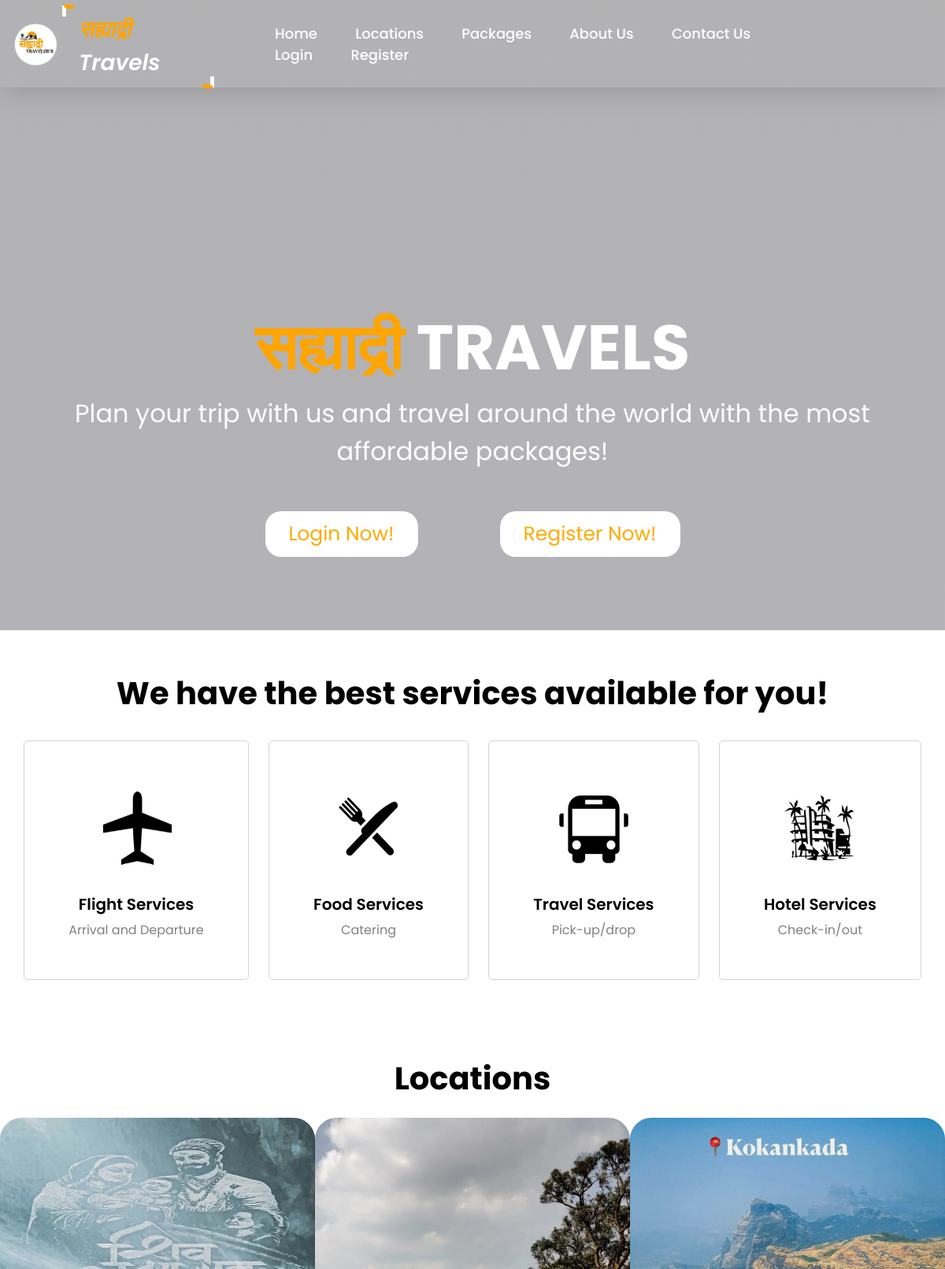
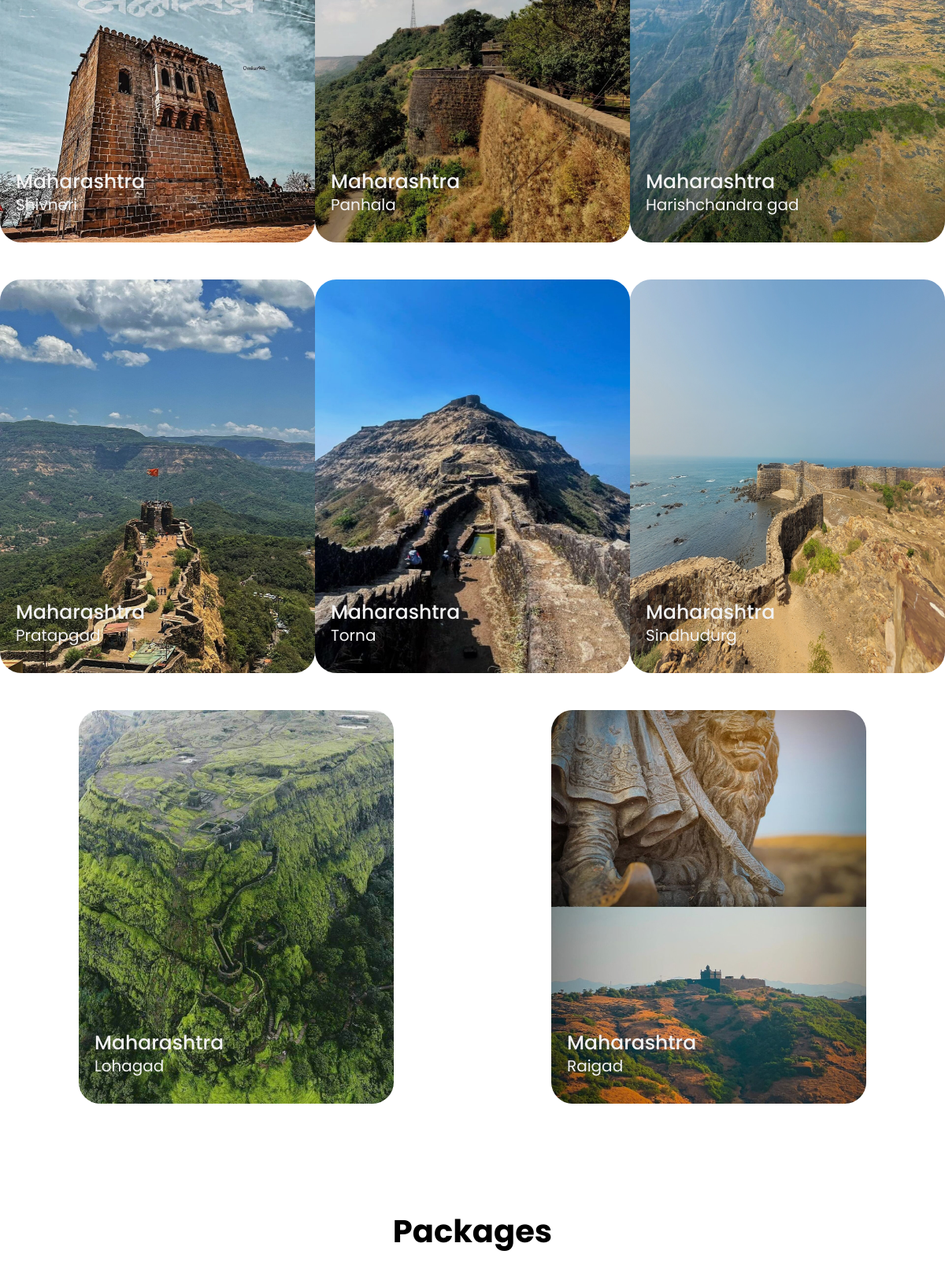
The page / (upper part) on the database its author committed (2 pictures, top to bottom).
### tables this page shows
CREATE TABLE `location` (
  `srno` int(100) NOT NULL,
  `state` varchar(100) NOT NULL,
  `loc_name` text NOT NULL,
  `description` varchar(1000) NOT NULL,
  `vr` varchar(200) NOT NULL,
  `photo` varchar(200) NOT NULL
);

### index.php (the view, shortened to what this page needs)
<?php
require('connection.php');
$query = "SELECT *FROM location";
 $location = $con->query($query);
?>
<!DOCTYPE html>
<html lang="en">
<head>
    <link rel="stylesheet" type="text/css" href="./css/style.css">
    <link rel="stylesheet" href="https://unpkg.com/boxicons@latest/css/boxicons.min.css">
</head>
<body>
    <header>
        <div class="banner">
            <video src="./files/bg.mp4" type="video/mp4" autoplay muted loop></video>
            <div class="content" id="home">
                <nav>
                    <img src="./files/logo1.png" class="logo" title="सह्याद्री Travels"><span>
                        <h4>सह्याद्री  </h4> Travels
                    </span>
                    <ul class="navbar">
                        <li>
                            <a href="#home">Home</a>
                            <a href="#locations">Locations</a>
                            <a href="#package">Packages</a>
                            <a href="./about.html">About Us</a>
                            <a href="./contact.php">Contact Us</a>
                            <?php
                            if (isset($_SESSION['logged_in']) && $_SESSION['logged_in'] == true) {
                               echo
                              ' <a href="./my-booking.php">My Booking</a>
                               <a href="./logout.php">Logout</a>
                               ';
                            } else {
                                echo "<a href='./login.php'>Login</a>
                                <a href='./register.php'>Register</a>";
                            }
                            ?>
                        </li>
                </nav>
                <div class="title">
                    <h1><span>सह्याद्री</span> TRAVELS</h1>
                    <p>Plan your trip with us and travel around the world with the most affordable packages!</p>
                    <?php
                    if (isset($_SESSION['logged_in']) && $_SESSION['logged_in'] == true) {
                        echo "<span><a href='./booking.php' class='button'>Book Now</a></span>";
                    } else {
                        echo "<span><a href='./login.php' class='button bt'>Login Now!</a></span><a href='./register.php'
                        class='button bt'>Register Now!</a>";
                    }
                    ?>
                </div>
            </div>
        </div>
    </header>
    <section class="container">
        <div class="text">
            <h2>We have the best services available for you!</h2>
        </div>
        <div class="rowitems">
            <div class="container-box">
                <div class="container-image">
                    <img src="./files/1a.jpg">
                </div>
                <h4>Flight Services</h4>
                <p>Arrival and Departure</p>
            </div>
            <div class="container-box">
                <div class="container-image">
                    <img src="./files/2a.jpg">
                </div>
                <h4>Food Services</h4>
                <p>Catering</p>
            </div>
            <div class="container-box">
                <div class="container-image">
                    <img src="./files/3a.jpg">
                </div>
                <h4>Travel Services</h4>
                <p>Pick-up/drop</p>
            </div>
            <div class="container-box">
                <div class="container-image">
                    <img src="./files/4a.jpg">
                </div>
                <h4>Hotel Services</h4>
                <p>Check-in/out</p>
            </div>
        </div>
    </section>
    <section class="locations" id="locations">
        <div class="package-title">
            <h2>Locations</h2>
        </div>
        <div class="location-content">
        <?php
while($data = mysqli_fetch_assoc($location)){
    ?>
            <a href="./locations.php#<?php echo $data["loc_name"]; ?>">
                <div class="col-content">
                <img src="./files/<?php echo $data["photo"]; ?>" alt="">
                    <h5><?php echo $data["state"]; ?></h5>
                    <p><?php echo $data["loc_name"]; ?></p>
                </div>
            </a>
            <?php } ?>
    </section>
    <section class="package" id="package">
        <div class="package-title">
            <h2>Packages</h2>
        </div>
    </section>
</body>
</html>

### css/style.css (style rules this page uses)
* { padding:0; margin:0; box-sizing:border; font-family:'Poppins',sans-serif; text-decoration: none; list-style: none; scroll-behavior: smooth; }
.banner { width:100%; height: 100vh; overflow: hidden; display: flex; justify-content: center; align-items: center; }
.banner video { position: absolute; top: 0; left: 0; object-fit: cover; width: 100%; height: 100%; pointer-events: none; }
.content { position: relative; z-index: 1; width: 100%; height: 100vh; background-image: linear-gradient(rgba(1, 0, 5, 0.3),rgba(4, 1, 17, 0.3)); }
nav { width: 100%; position: sticky; box-shadow: 5px 5px 30px rgba(0, 0, 0, 15%); display: flex; align-items: center; justify-content: space-around; right: 1%; }
nav .logo { width: 66px; margin: 2vh; margin-left: 1%; position: absolute; left: 0%; }
nav ul li { list-style: none; display: inline-block; margin-left: 40px; position: relative; right: 26% }
.navbar { display: flex; margin-right: 47vh; }
.navbar a { color: white; font-size: 18px; padding: 10px 22px; border-radius: 4px; font-weight: 500; text-decoration: none; transition: ease 0.40s; position: relative; left: 60%; }
nav ul li a { text-decoration: none; color: rgb(255, 255, 255); font-size: 17px; }
.title { text-decoration: none; font-size: 4vh; color: rgb(255, 255, 255); padding: 14px 17px; margin-top: 32vh; text-align: center; vertical-align: center; }
.title h1 { font-size: 10vh; text-shadow: 2px black; transition: ease 0.3s; color: white; }
.title span { color: orange; }
.button { display: inline-block; margin-top:5vh; font-size: 25px; padding: 10px 30px; color: rgb(255, 170, 0); background-color: white; border-radius: 20px; text-decoration: none; transition: ease 0.30s; }
.bt { margin: 52px; }
.text h2 { font-size: 40px; font-weight: 650; margin-top: 40px; margin-bottom: 10px; line-height: 2; text-align: center; }
.rowitems { display: grid; grid-template-columns: repeat(auto-fit,minmax(100px,auto)); gap: 25px; align-items: center; text-align: center; margin-top: 20px; margin-left: 30px ; margin-right: 30px; margin-bottom:10px ; }
.container-box { border: 1px solid #d3d3d3; border-radius: 5px; padding: 50px 10px; transition: all 0.7s ease 0s; cursor: pointer; }
.container-image img { height: 100px; width: 100px; padding: 10px; margin-bottom: 15px; }
.container-box h4 { font-size: 20px; margin-bottom: 5px; font-weight: 550; }
.container-box p { font-size: 16px; color: #808080; }
.package-title { text-align: center; }
.package-title h2 { font-size: 40px; font-weight: 650; padding-top: 75px; padding-bottom: 10px; line-height: 2; }
.location-content { display: flex; justify-content: space-around; flex-wrap: wrap; }
.col-content { position: relative; filter:brightness(95%); transition: all 0.3s cubic-bezier(0.445,0.05,0.55,0.95); }
.col-content img { margin-bottom: 40px; height: 500px; border-radius: 27px; width: 50vh; }
.col-content h5 { position: absolute; font-size: 25px; color: white; font-weight: 500; left: 20px; bottom: 105px; cursor: pointer; }
.col-content p { position: absolute; font-size: 20px; color: white; left: 20px; bottom: 80px; cursor: pointer; }

### rows shown on the page
location: photo (picture), state "Maharashtra", loc_name "Shivneri"
location: photo (picture), state "Maharashtra", loc_name "Panhala"
location: photo (picture), state "Maharashtra", loc_name "Harishchandra gad"
location: photo (picture), state "Maharashtra", loc_name "Pratapgad"
location: photo (picture), state "Maharashtra", loc_name "Torna"
location: photo (picture), state "Maharashtra", loc_name "Sindhudurg"
location: photo (picture), state "Maharashtra", loc_name "Lohagad"
location: photo (picture), state "Maharashtra", loc_name "Raigad"
